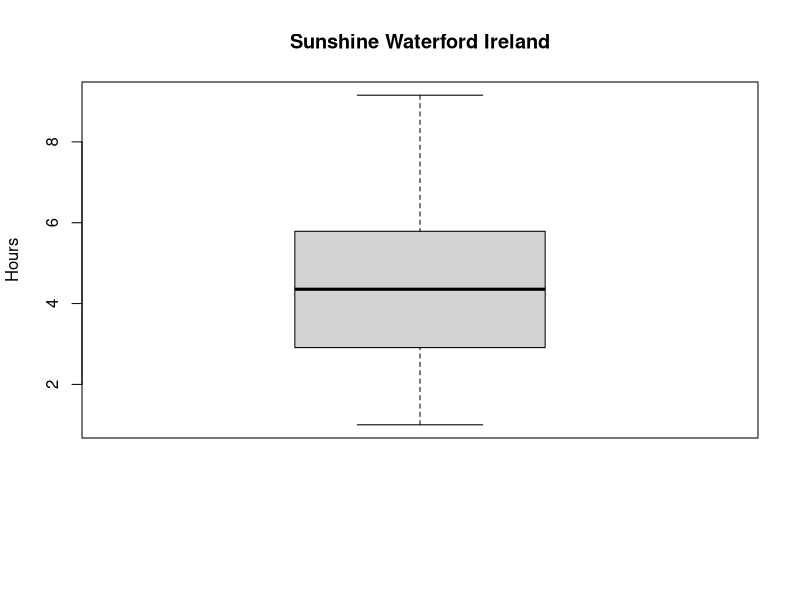
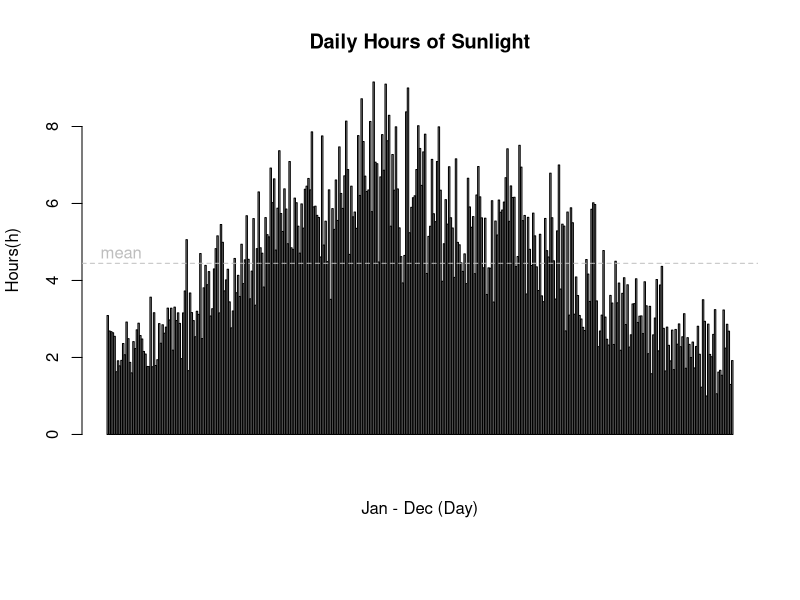
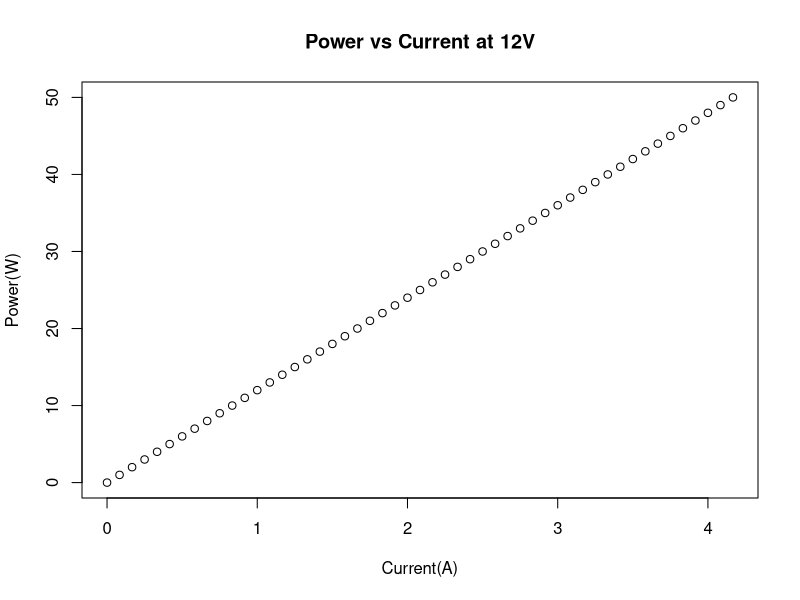
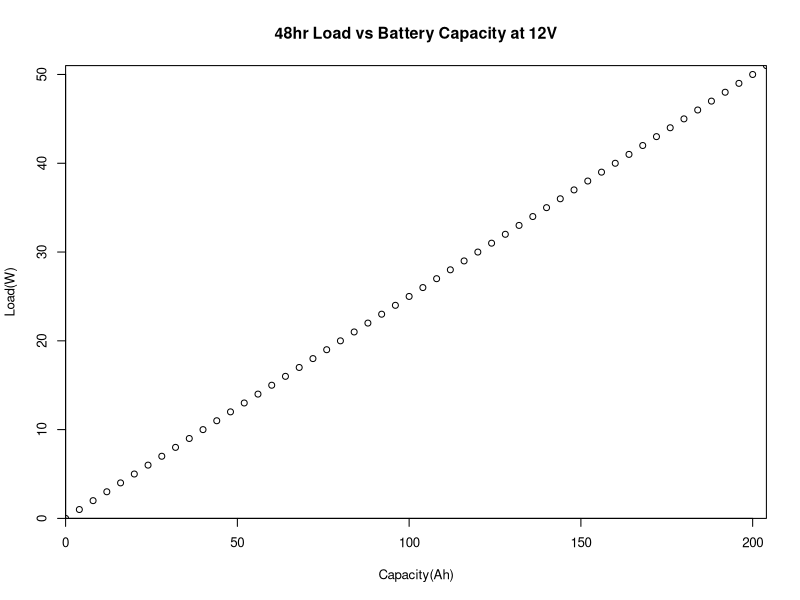
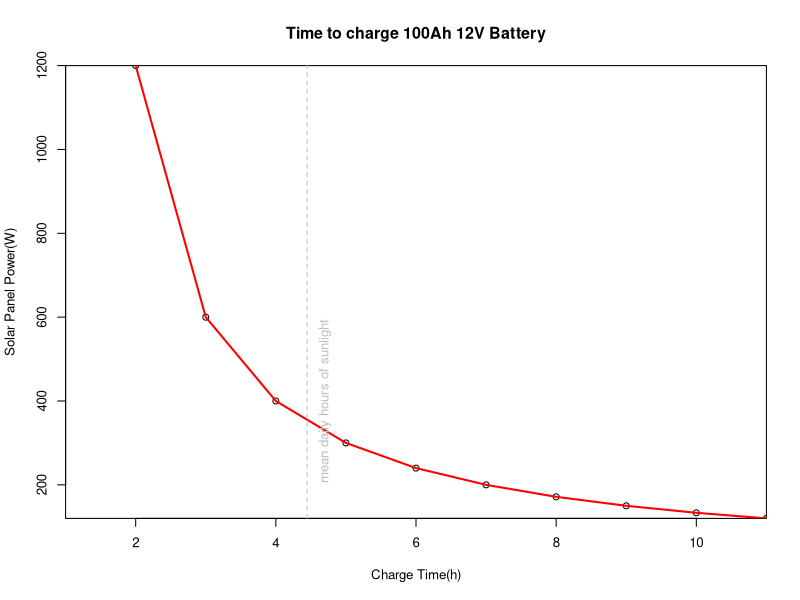

Recreate these plots in R, in order.
####################################################################################################
# @author David Kirwan https://github.com/davidkirwan
# @description R script to handle calculation of solar power plots.
#
# @usage Rscript solar_calculator.r
#
# @date 2015-06-24
####################################################################################################


#FILE FORMAT (MISSING VALUE CODE IS -9999):

#01-06 STAID: Station identifier
#08-13 SOUID: Source identifier
#15-22 DATE : Date YYYYMMDD
#24-28 SS   : sunshine in 0.1 Hours
#30-34 Q_SS : Quality code for SS (0='valid'; 1='suspect'; 9='missing')

#This is the series (SOUID: 107654) of IRELAND, WATERFORD (TYCOR) (STAID: 1760)
#See file sources.txt for more info.

#STAID, SOUID,    DATE,   SS, Q_SS

# Read the data in
solar_data <- read.table("data.csv", header=TRUE, sep=",")

ss_data <- list()

for(i in 1:365){
  ss_data[[i]] <- data.frame(total=0, count=0)
}

index <- 274 # Data starts off on the 1st October 1961
for(i in solar_data$SS){
  if(i > 0){
    ss_data[[index]]$total <- ss_data[[index]]$total + i
    ss_data[[index]]$count <- ss_data[[index]]$count + 1
  }
  if(index %% 365 == 0){
    index <- 1
  }
  else{
    index <- index + 1
  }
}

ss_data_plot = c()
for(i in 1:length(ss_data)){
  avg = ss_data[[i]]$total / ss_data[[i]]$count
  hours <- (avg * 6) / 60
  ss_data_plot <- c(ss_data_plot, hours)
}

# Print a summary of the ss_data
print(ss_data_plot)
print(summary(ss_data_plot))

# Generate boxplot image
png(filename="62.png")
par(mar=c(8.1,4.1,4.1,2.1))
boxplot(ss_data_plot,
        main='Sunshine Waterford Ireland',
        ylab='Hours')
dev.off()


# Barplot of the hours of sunlight each day
png(filename="66.png")
par(mar=c(8.1,4.1,4.1,2.1))
barplot(ss_data_plot, main="Daily Hours of Sunlight",
       xlab="Jan - Dec (Day)", ylab="Hours(h)") 
abline(h = 4.446, lty = 2, col = 'grey')
text(10, 4.7, "mean", col = "grey") 
dev.off()


# Generate data frame to plot Watts vs Current for a 12V system
watts_vector = c(0:50)
volts_vector = rep.int(12, 51)
amps_vector = c()

for(i in 0:51){
  amps_vector = c(amps_vector, watts_vector[i] / 12)
}

watt_data <- data.frame(
  watts  = watts_vector,
  volts  = volts_vector,
  amps = amps_vector
)

print(summary(watt_data))
png(filename="63.png")
par(mar=c(5.1,4.1,4.1,2.1))
plot(y=watt_data$watts, x=watt_data$amps,
     main='Power vs Current at 12V',
     xlab='Current(A)',
     ylab='Power(W)')
dev.off()

# battery calculator
battery_calculator <- function(watts, voltage, time){
  # Returns capacity of the battery in Ah to power system load watts at 
  # voltage for time hours
  amps <- watts / voltage
  result <- amps * time
  return(result)
}

# solar panel size calculator
solar_panel_calculator <- function(voltage, amps, time){
  # Returns the size of the solar panel in W to charge
  # battery of voltage(V) and amps(Ah) capacity in time(h)
  amps_per_1_hour = as.double(amps / time)
  watts = voltage * amps_per_1_hour
  result = watts
  return(result)
}

##########################

# Generate data frame to plot battery capacity vs solar pannel size for a 12V system
watts_vector = c()
amps_vector = c()

for(i in 0:51){
  amps_vector = c(amps_vector, battery_calculator(i, 12.0, 48.0))
}

for(i in 0:51){
  watts_vector = c(watts_vector, solar_panel_calculator(12, 100, i))
}

solar_battery_data <- data.frame(
  watts  = watts_vector,
  amps = amps_vector
)
  
png(filename="64.png")
par(cex=.8, mar=c(5.1,4.1,4.1,2.1))
plot(solar_battery_data$amps,c(0:51), 
     yaxs="i", 
     xaxs="i",
     main='48hr Load vs Battery Capacity at 12V',
     xlab='Capacity(Ah)',
     ylab='Load(W)')

dev.off()

png(filename="65.png")
par(cex=.8, mar=c(5.1,4.1,4.1,2.1))
x <- 1:11
y <- solar_battery_data$watts[1:11]
plot(x, y,
     yaxs="i", 
     xaxs="i",
     main='Time to charge 100Ah 12V Battery',
     xlab='Charge Time(h)',
     ylab='Solar Panel Power(W)')

lines(y~x, col='red', lwd=2)
abline(v = 4.446, lty = 2, col = 'grey')
text(4.7, 400, "mean daily hours of sunlight", col = "grey", srt=90) 

dev.off()

